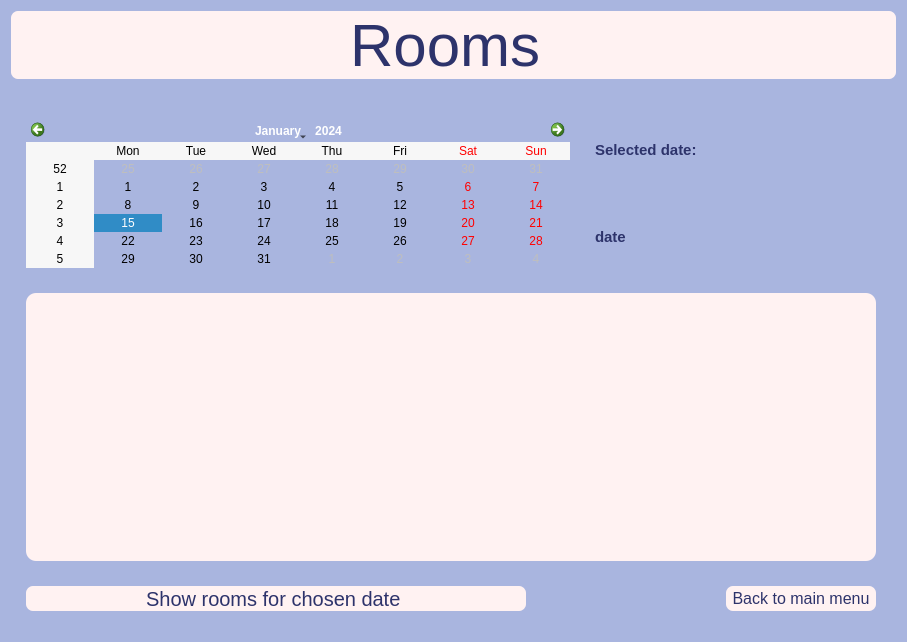
<?xml version="1.0" encoding="UTF-8"?>
<ui version="4.0">
 <class>Form</class>
 <widget class="QWidget" name="Form">
  <property name="geometry">
   <rect>
    <x>0</x>
    <y>0</y>
    <width>907</width>
    <height>642</height>
   </rect>
  </property>
  <property name="minimumSize">
   <size>
    <width>907</width>
    <height>642</height>
   </size>
  </property>
  <property name="windowTitle">
   <string>Form</string>
  </property>
  <property name="styleSheet">
   <string notr="true">background-color: rgb(169, 181, 223);</string>
  </property>
  <layout class="QVBoxLayout" name="verticalLayout">
   <property name="spacing">
    <number>25</number>
   </property>
   <item>
    <widget class="QLabel" name="label1">
     <property name="font">
      <font>
       <pointsize>45</pointsize>
      </font>
     </property>
     <property name="styleSheet">
      <string notr="true">background-color: rgb(255, 242, 242);
border-radius: 7px;
color: rgb(45, 51, 107);
</string>
     </property>
     <property name="text">
      <string>Rooms </string>
     </property>
     <property name="alignment">
      <set>Qt::AlignCenter</set>
     </property>
    </widget>
   </item>
   <item>
    <layout class="QGridLayout" name="gridLayout">
     <property name="leftMargin">
      <number>15</number>
     </property>
     <property name="topMargin">
      <number>15</number>
     </property>
     <property name="rightMargin">
      <number>20</number>
     </property>
     <property name="bottomMargin">
      <number>20</number>
     </property>
     <property name="spacing">
      <number>25</number>
     </property>
     <item row="0" column="0" rowspan="2">
      <widget class="QCalendarWidget" name="calendarWidget">
       <property name="styleSheet">
        <string notr="true">background-color: rgb(45, 51, 107);
alternate-background-color: rgb(120, 134, 199);
color: rgb(255, 242, 242);

QCalendarWidget {
    
    border-radius: 15px;
   
}
QCalendarWidget QMenu {
    border-radius: 10px;
   
}
</string>
       </property>
      </widget>
     </item>
     <item row="0" column="1">
      <widget class="QLabel" name="label">
       <property name="font">
        <font>
         <pointsize>11</pointsize>
         <bold>true</bold>
        </font>
       </property>
       <property name="styleSheet">
        <string notr="true">color: rgb(45, 51, 107);</string>
       </property>
       <property name="text">
        <string>Selected date: </string>
       </property>
      </widget>
     </item>
     <item row="1" column="1">
      <widget class="QLabel" name="selected_date_label">
       <property name="font">
        <font>
         <pointsize>11</pointsize>
         <bold>true</bold>
        </font>
       </property>
       <property name="styleSheet">
        <string notr="true">color: rgb(45, 51, 107);</string>
       </property>
       <property name="text">
        <string>date</string>
       </property>
      </widget>
     </item>
     <item row="2" column="0" colspan="3">
      <widget class="QTableView" name="rooms_view">
       <property name="styleSheet">
        <string notr="true">background-color: rgb(255, 242, 242);
color: rgb(45, 51, 107);
border-radius: 10px;</string>
       </property>
      </widget>
     </item>
     <item row="3" column="0">
      <widget class="QPushButton" name="view_rooms_btn">
       <property name="minimumSize">
        <size>
         <width>0</width>
         <height>25</height>
        </size>
       </property>
       <property name="maximumSize">
        <size>
         <width>500</width>
         <height>16777215</height>
        </size>
       </property>
       <property name="font">
        <font>
         <pointsize>15</pointsize>
         <bold>false</bold>
        </font>
       </property>
       <property name="styleSheet">
        <string notr="true">QPushButton{
	background-color: rgb(255, 242, 242);
	border-radius: 7px;
	color: rgb(45, 51, 107);
}
QPushButton:pressed{
	background-color: rgb(45, 51, 107);
	color: rgb(255, 242, 242);
}</string>
       </property>
       <property name="text">
        <string>Show rooms for chosen date </string>
       </property>
      </widget>
     </item>
     <item row="3" column="2">
      <widget class="QPushButton" name="back_to_main">
       <property name="minimumSize">
        <size>
         <width>150</width>
         <height>25</height>
        </size>
       </property>
       <property name="maximumSize">
        <size>
         <width>350</width>
         <height>16777215</height>
        </size>
       </property>
       <property name="font">
        <font>
         <pointsize>12</pointsize>
        </font>
       </property>
       <property name="styleSheet">
        <string notr="true">QPushButton{
	background-color: rgb(255, 242, 242);
	border-radius: 7px;
	color: rgb(45, 51, 107);
}
QPushButton:pressed{
	background-color: rgb(45, 51, 107);
	color: rgb(255, 242, 242);
}</string>
       </property>
       <property name="text">
        <string>Back to main menu</string>
       </property>
      </widget>
     </item>
    </layout>
   </item>
  </layout>
 </widget>
 <resources/>
 <connections/>
</ui>
